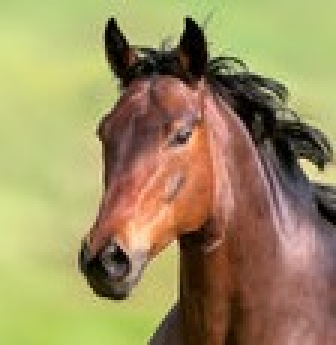
#> input picture data/horse_face.jpg, 112 x 115 px (shown 3 times larger)
$ python feature_matching.py
#> lines starting #> are read from the running program, lines starting #| are printed output that depends on the picture
### chapter8/sift_algo.py
# FatheVision AI  code
import cv2


def get_keypoint_and_descriptor(img, sift_obj):
    """
    getting the features and descriptor for the input image through SIFT algorithm
    Args:
        img: input image for which we want to get the keypoint and descriptor
        sift_obj: SIFT object

    Returns:
        keypoint and descriptor for the input image
    """

    image_gray = cv2.cvtColor(img, cv2.COLOR_BGR2GRAY)

    kps, descriptor = sift_obj.detectAndCompute(image_gray, None)
    return kps, descriptor


# [17 lines left out: function main, not called in this run]


# [2 lines that do not run on import are left out]

### chapter8/feature_matching.py
# FatheVision AI  code
import cv2
from sift_algo import get_keypoint_and_descriptor


def bf_matchers(disp1, disp2, bf_obj):
    """
    brute force matcher function matches the feature's between the image1 and image2
    Args:
        disp1: descriptor of first images from the sift
        disp2: descriptor of second images from the sift
        bf_obj: brute force object

    Returns:
        sorted matches from the brute force matcher
    """
    matches = bf_obj.match(disp1, disp2)
    matches = sorted(matches, key=lambda x: x.distance)
    return matches


def main():
    sift = cv2.SIFT_create()
    bf = cv2.BFMatcher()

    image_path1 = "../data/horse_face.jpg"
    image_path2 = "../data/horse.jpg"

    image1 = cv2.imread(image_path1)  # reading the image
#> image1 is the input picture: shape (115, 112, 3); mean B, G, R 96.5, 142.5, 157
    image2 = cv2.imread(image_path2)  # reading the image
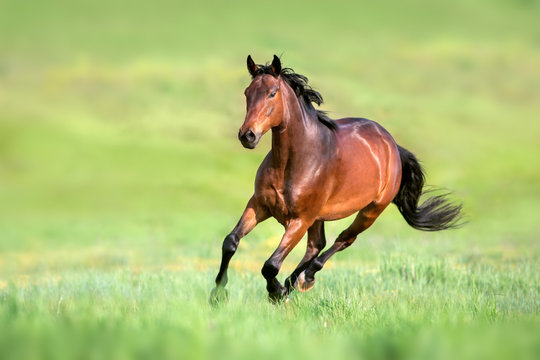
#> input picture data/horse.jpg, 540 x 360 px
#> image2 is the input picture: shape (360, 540, 3); mean B, G, R 115, 190.9, 174.8

    keypoint1, descriptor1 = get_keypoint_and_descriptor(image1, sift)
#> in get_keypoint_and_descriptor, `image_gray = cv2.cvtColor(img, cv2.COLOR_BGR2GRAY)`:
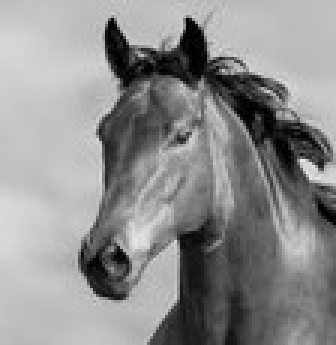
#> image_gray: shape (115, 112) (shown 3 times larger); min 0, max 229, mean 141.6
#> in get_keypoint_and_descriptor, `kps, descriptor = sift_obj.detectAndCompute(image_gray, None)`: kps = 93 keypoints; strongest (x, y, size): (37, 8, 2.7), (37, 9, 3), (34, 89, 12), (63, 7, 2.4)
#> keypoint1 has the same summary as kps in get_keypoint_and_descriptor
    keypoint2, descriptor2 = get_keypoint_and_descriptor(image2, sift)
#> in get_keypoint_and_descriptor (call 2), `image_gray = cv2.cvtColor(img, cv2.COLOR_BGR2GRAY)`:
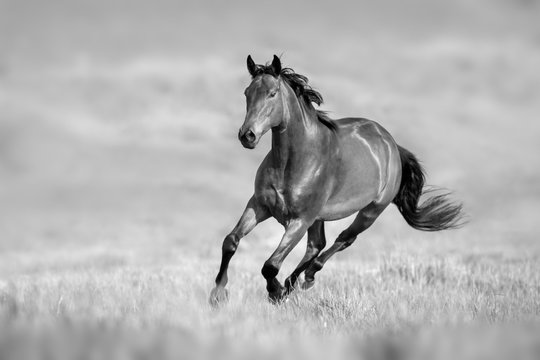
#> image_gray: shape (360, 540); min 0, max 251, mean 177.4
#> in get_keypoint_and_descriptor (call 2), `kps, descriptor = sift_obj.detectAndCompute(image_gray, None)`: kps = 440 keypoints; strongest (x, y, size): (269, 271, 10.9), (302, 275, 4), (227, 254, 8.8), (249, 57, 2.8)
#> keypoint2 has the same summary as kps in get_keypoint_and_descriptor

    matches = bf_matchers(descriptor1, descriptor2, bf)
#> in bf_matchers, `matches = bf_obj.match(disp1, disp2)`: matches = 93 matches
#> in bf_matchers, `matches = bf_obj.match(disp1, disp2)`:
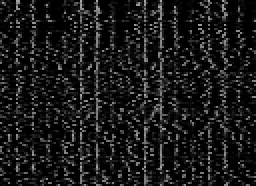
#> disp1: shape (93, 128) float32 (shown 2 times larger); min 0, max 167, mean 24.9
#> matches = 93 matches
    image_matcher = cv2.drawMatches(image1, keypoint1, image2, keypoint2, matches, None)  # plot matches on the images
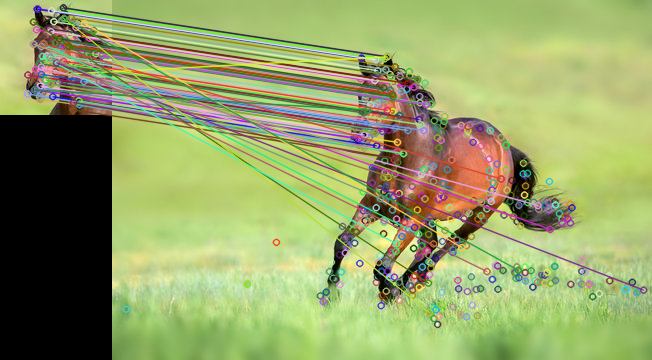
#> image_matcher: shape (360, 652, 3); mean B, G, R 102.3, 161.2, 148.1

    cv2.imshow("image matching", image_matcher)
    cv2.waitKey(0)
    cv2.destroyAllWindows()


if __name__ == "__main__":
    main()
